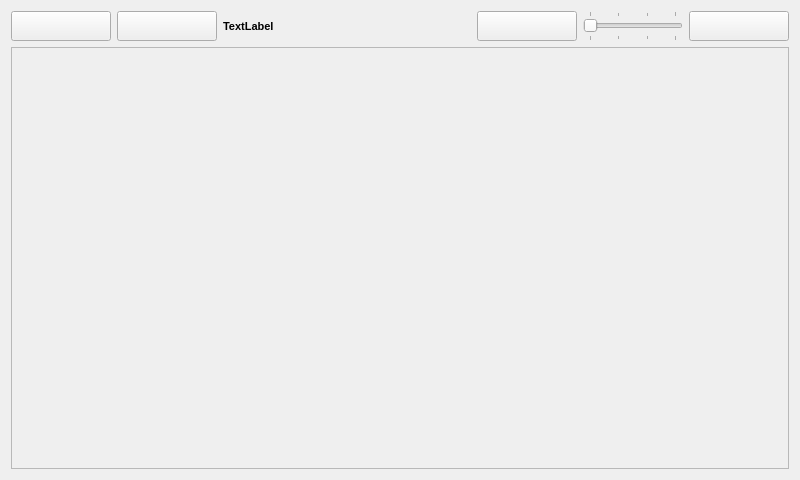
<?xml version="1.0" encoding="UTF-8"?>
<ui version="4.0">
 <class>MainWindow</class>
 <widget class="QMainWindow" name="MainWindow">
  <property name="geometry">
   <rect>
    <x>0</x>
    <y>0</y>
    <width>800</width>
    <height>480</height>
   </rect>
  </property>
  <property name="windowTitle">
   <string>MainWindow</string>
  </property>
  <widget class="QWidget" name="centralWidget">
   <layout class="QVBoxLayout" name="verticalLayout_2">
    <item>
     <layout class="QHBoxLayout" name="horizontalLayout_2">
      <item>
       <widget class="QPushButton" name="pushButton_Prev">
        <property name="minimumSize">
         <size>
          <width>30</width>
          <height>30</height>
         </size>
        </property>
        <property name="maximumSize">
         <size>
          <width>100</width>
          <height>100</height>
         </size>
        </property>
        <property name="text">
         <string/>
        </property>
        <property name="icon">
         <iconset resource="resources.qrc">
          <normaloff>:/icons/left.svg</normaloff>:/icons/left.svg</iconset>
        </property>
        <property name="flat">
         <bool>false</bool>
        </property>
       </widget>
      </item>
      <item>
       <widget class="QPushButton" name="pushButton_Home">
        <property name="minimumSize">
         <size>
          <width>0</width>
          <height>0</height>
         </size>
        </property>
        <property name="maximumSize">
         <size>
          <width>100</width>
          <height>100</height>
         </size>
        </property>
        <property name="text">
         <string/>
        </property>
        <property name="icon">
         <iconset resource="resources.qrc">
          <normaloff>:/icons/home153.svg</normaloff>:/icons/home153.svg</iconset>
        </property>
        <property name="checkable">
         <bool>false</bool>
        </property>
        <property name="default">
         <bool>false</bool>
        </property>
        <property name="flat">
         <bool>false</bool>
        </property>
       </widget>
      </item>
      <item>
       <widget class="QLabel" name="label_title">
        <property name="font">
         <font>
          <pointsize>8</pointsize>
          <weight>75</weight>
          <bold>true</bold>
         </font>
        </property>
        <property name="text">
         <string>TextLabel</string>
        </property>
       </widget>
      </item>
      <item>
       <widget class="QPushButton" name="pushButton_Screenshot">
        <property name="minimumSize">
         <size>
          <width>0</width>
          <height>0</height>
         </size>
        </property>
        <property name="maximumSize">
         <size>
          <width>100</width>
          <height>100</height>
         </size>
        </property>
        <property name="text">
         <string/>
        </property>
        <property name="icon">
         <iconset resource="resources.qrc">
          <normaloff>:/icons/camera120.svg</normaloff>:/icons/camera120.svg</iconset>
        </property>
        <property name="checkable">
         <bool>false</bool>
        </property>
        <property name="default">
         <bool>false</bool>
        </property>
        <property name="flat">
         <bool>false</bool>
        </property>
       </widget>
      </item>
      <item>
       <widget class="QSlider" name="pageIndexBar">
        <property name="minimumSize">
         <size>
          <width>30</width>
          <height>30</height>
         </size>
        </property>
        <property name="maximumSize">
         <size>
          <width>100</width>
          <height>100</height>
         </size>
        </property>
        <property name="autoFillBackground">
         <bool>false</bool>
        </property>
        <property name="maximum">
         <number>3</number>
        </property>
        <property name="pageStep">
         <number>1</number>
        </property>
        <property name="tracking">
         <bool>true</bool>
        </property>
        <property name="orientation">
         <enum>Qt::Horizontal</enum>
        </property>
        <property name="invertedAppearance">
         <bool>false</bool>
        </property>
        <property name="invertedControls">
         <bool>false</bool>
        </property>
        <property name="tickPosition">
         <enum>QSlider::TicksBothSides</enum>
        </property>
       </widget>
      </item>
      <item>
       <widget class="QPushButton" name="pushButton_Next">
        <property name="minimumSize">
         <size>
          <width>30</width>
          <height>30</height>
         </size>
        </property>
        <property name="maximumSize">
         <size>
          <width>100</width>
          <height>100</height>
         </size>
        </property>
        <property name="autoFillBackground">
         <bool>false</bool>
        </property>
        <property name="text">
         <string/>
        </property>
        <property name="icon">
         <iconset resource="resources.qrc">
          <normaloff>:/icons/right.svg</normaloff>:/icons/right.svg</iconset>
        </property>
        <property name="autoDefault">
         <bool>false</bool>
        </property>
        <property name="default">
         <bool>false</bool>
        </property>
        <property name="flat">
         <bool>false</bool>
        </property>
       </widget>
      </item>
     </layout>
    </item>
    <item>
     <widget class="QStackedWidget" name="stackedWidget">
      <property name="frameShape">
       <enum>QFrame::StyledPanel</enum>
      </property>
     </widget>
    </item>
   </layout>
  </widget>
 </widget>
 <layoutdefault spacing="6" margin="11"/>
 <resources>
  <include location="resources.qrc"/>
 </resources>
 <connections/>
</ui>
